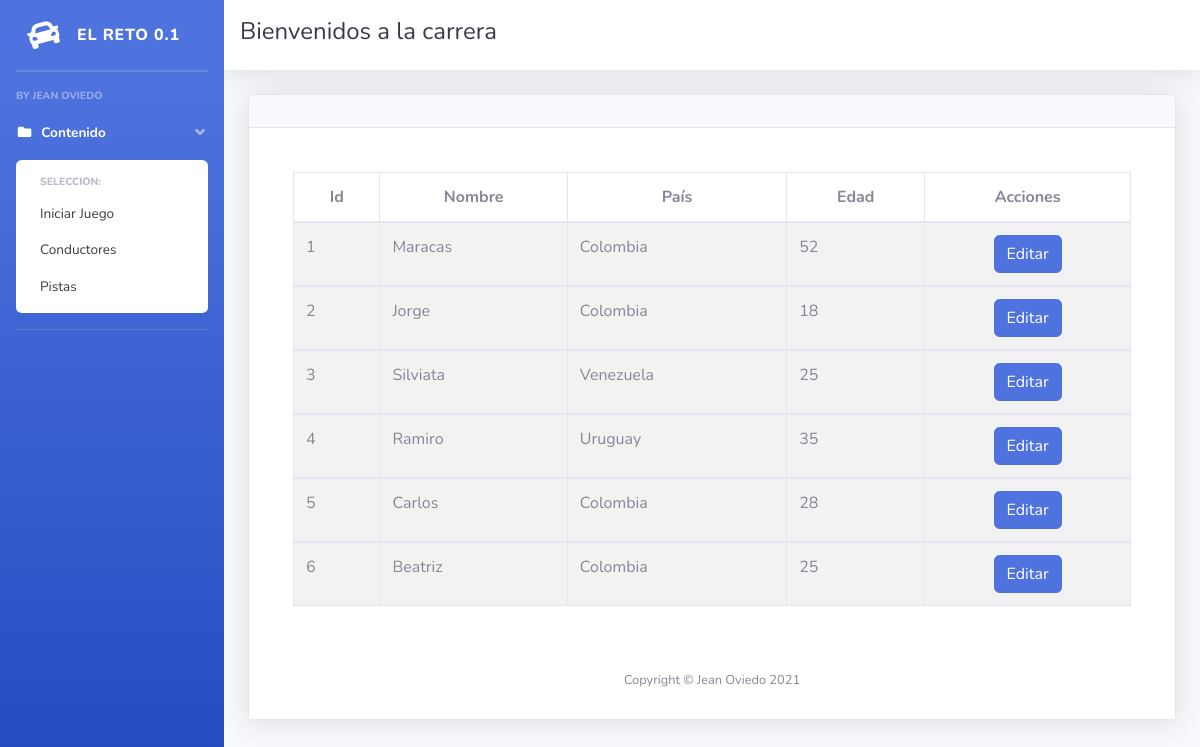
The page /Views/pages/conductores.php on the database its author committed.
### tables this page shows
CREATE TABLE `corredor` (
  `id` int(11) NOT NULL,
  `nombre` varchar(50) NOT NULL,
  `pais` varchar(50) NOT NULL,
  `edad` int(99) NOT NULL
);

### Controllers/funciones.php (called while the page is built, shortened)
<?php
function listarconductores($mysqli){
	$sql="SELECT * FROM corredor  ";
	$resultado=$mysqli->query($sql);
	return $resultado;
}
?>

### Views/pages/conductores.php (the view, shortened to what this page needs)
<?php
include '../../Views/header.php';
require ('../../Controllers/funciones.php');
require ('../../Controllers/conexion.php');
$resultado=$_GET["resultado"];
$resultados=listarconductores($mysqli);
?>
<link href="<?php echo '' . $URL;?>vendor/datatables/dataTables.bootstrap4.min.css" rel="stylesheet">
<div class="container-fluid">
                    <div class="card shadow mb-4">
                        <div class="card-header py-3"><h6 class="m-0 font-weight-bold text-primary"> <?php echo $resultado ?> </h6>
                        </div>
                        <div class="card-body">
    <br>
<div class="container">
        <div class="row">
                <div class="col-lg-12">
                    <div class="table-responsive">
                        <table id="tablaPersonas" class="table table-striped table-bordered table-condensed" style="width:100%">
                        <thead class="text-center">
                            <tr>
                                <th>Id</th>
                                <th>Nombre</th>
                                <th>País</th>
                                <th>Edad</th>
                                <th>Acciones</th>
                            </tr>
                        </thead>
                        <tbody>
						<?php while($conductor= $resultados->fetch_array(MYSQLI_ASSOC)) {
            if ($conductor['id']!=0) {
             ?>
                            <tr>
                                <td><?php echo $conductor['id']; ?></td>
                                <td><?php echo $conductor['nombre'] ?></td>
                                <td><?php echo $conductor['pais'] ?></td>
                                <td><?php echo $conductor['edad'] ?></td>
                                <td><div class="text-center">
									<div class="btn-group">
										<button id="dados" class="btn btn-primary btn-user btn-block"  onclick="location.href='../pages/edconductor.php?id=<?php echo $conductor['id']; ?>'">Editar</button>
									</div></td>
                            </tr>
                        </tbody> <?php  }} ?>
                       </table>
                    </div>
                </div>
        </div>
    </div>
</div>
	<?php
include '../../views/footer.php'; ?>

### rows shown on the page
corredor: id "1", nombre "Maracas", pais "Colombia", edad "52"
corredor: id "2", nombre "Jorge", pais "Colombia", edad "18"
corredor: id "3", nombre "Silviata", pais "Venezuela", edad "25"
corredor: id "4", nombre "Ramiro", pais "Uruguay", edad "35"
corredor: id "5", nombre "Carlos", pais "Colombia", edad "28"
corredor: id "6", nombre "Beatriz", pais "Colombia", edad "25"
